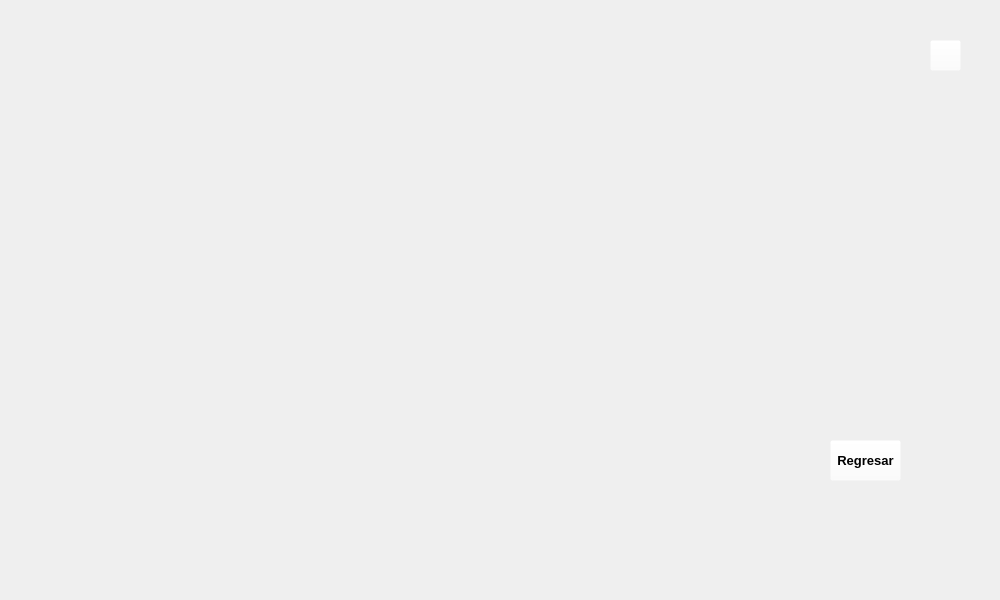
<?xml version="1.0" encoding="UTF-8"?>
<ui version="4.0">
 <class>Form</class>
 <widget class="QWidget" name="Form">
  <property name="geometry">
   <rect>
    <x>0</x>
    <y>0</y>
    <width>1000</width>
    <height>600</height>
   </rect>
  </property>
  <property name="windowTitle">
   <string>Form</string>
  </property>
  <widget class="QLabel" name="imgfondo">
   <property name="geometry">
    <rect>
     <x>0</x>
     <y>0</y>
     <width>1000</width>
     <height>600</height>
    </rect>
   </property>
   <property name="styleSheet">
    <string notr="true">border-image: url(:/img/imgfactura.png);</string>
   </property>
   <property name="text">
    <string/>
   </property>
  </widget>
  <widget class="QLabel" name="pelicula">
   <property name="geometry">
    <rect>
     <x>280</x>
     <y>190</y>
     <width>351</width>
     <height>31</height>
    </rect>
   </property>
   <property name="font">
    <font>
     <pointsize>12</pointsize>
    </font>
   </property>
   <property name="styleSheet">
    <string notr="true">background-color: rgb(255, 255, 255, 0);</string>
   </property>
   <property name="text">
    <string>&lt;html&gt;&lt;head/&gt;&lt;body&gt;&lt;p&gt;&lt;br/&gt;&lt;/p&gt;&lt;/body&gt;&lt;/html&gt;</string>
   </property>
  </widget>
  <widget class="QLabel" name="duracion">
   <property name="geometry">
    <rect>
     <x>280</x>
     <y>244</y>
     <width>351</width>
     <height>31</height>
    </rect>
   </property>
   <property name="font">
    <font>
     <pointsize>12</pointsize>
    </font>
   </property>
   <property name="styleSheet">
    <string notr="true">background-color: rgb(255, 255, 255, 0);
</string>
   </property>
   <property name="text">
    <string>&lt;html&gt;&lt;head/&gt;&lt;body&gt;&lt;p&gt;&lt;br/&gt;&lt;/p&gt;&lt;/body&gt;&lt;/html&gt;</string>
   </property>
  </widget>
  <widget class="QLabel" name="genero">
   <property name="geometry">
    <rect>
     <x>280</x>
     <y>298</y>
     <width>351</width>
     <height>31</height>
    </rect>
   </property>
   <property name="font">
    <font>
     <pointsize>12</pointsize>
    </font>
   </property>
   <property name="styleSheet">
    <string notr="true">background-color: rgb(255, 255, 255, 0);
border-bottom-color: rgb(0, 170, 255);</string>
   </property>
   <property name="text">
    <string>&lt;html&gt;&lt;head/&gt;&lt;body&gt;&lt;p&gt;&lt;br/&gt;&lt;/p&gt;&lt;/body&gt;&lt;/html&gt;</string>
   </property>
  </widget>
  <widget class="QLabel" name="horario">
   <property name="geometry">
    <rect>
     <x>280</x>
     <y>355</y>
     <width>351</width>
     <height>31</height>
    </rect>
   </property>
   <property name="font">
    <font>
     <pointsize>12</pointsize>
    </font>
   </property>
   <property name="styleSheet">
    <string notr="true">background-color: rgba(255, 255, 255, 0);</string>
   </property>
   <property name="text">
    <string>&lt;html&gt;&lt;head/&gt;&lt;body&gt;&lt;p&gt;&lt;br/&gt;&lt;/p&gt;&lt;/body&gt;&lt;/html&gt;</string>
   </property>
  </widget>
  <widget class="QLabel" name="idioma">
   <property name="geometry">
    <rect>
     <x>280</x>
     <y>410</y>
     <width>351</width>
     <height>31</height>
    </rect>
   </property>
   <property name="font">
    <font>
     <pointsize>12</pointsize>
    </font>
   </property>
   <property name="styleSheet">
    <string notr="true">background-color: rgb(255, 255, 255, 0);
border-color: rgb(0, 170, 255);</string>
   </property>
   <property name="text">
    <string>&lt;html&gt;&lt;head/&gt;&lt;body&gt;&lt;p&gt;&lt;br/&gt;&lt;/p&gt;&lt;/body&gt;&lt;/html&gt;</string>
   </property>
  </widget>
  <widget class="QLabel" name="sala">
   <property name="geometry">
    <rect>
     <x>770</x>
     <y>190</y>
     <width>161</width>
     <height>31</height>
    </rect>
   </property>
   <property name="font">
    <font>
     <pointsize>12</pointsize>
    </font>
   </property>
   <property name="styleSheet">
    <string notr="true">background-color: rgb(255, 255, 255, 0);</string>
   </property>
   <property name="text">
    <string>&lt;html&gt;&lt;head/&gt;&lt;body&gt;&lt;p&gt;&lt;br/&gt;&lt;/p&gt;&lt;/body&gt;&lt;/html&gt;</string>
   </property>
  </widget>
  <widget class="QPushButton" name="btn_regresar">
   <property name="geometry">
    <rect>
     <x>830</x>
     <y>440</y>
     <width>71</width>
     <height>41</height>
    </rect>
   </property>
   <property name="font">
    <font>
     <pointsize>10</pointsize>
     <weight>75</weight>
     <bold>true</bold>
    </font>
   </property>
   <property name="styleSheet">
    <string notr="true">background-color: rgb(255, 255, 255, 0);</string>
   </property>
   <property name="text">
    <string>Regresar</string>
   </property>
  </widget>
  <widget class="QLabel" name="message">
   <property name="geometry">
    <rect>
     <x>120</x>
     <y>540</y>
     <width>211</width>
     <height>31</height>
    </rect>
   </property>
   <property name="font">
    <font>
     <pointsize>12</pointsize>
    </font>
   </property>
   <property name="styleSheet">
    <string notr="true">background-color: rgb(255, 255, 255, 0);
color: rgba(255, 255, 255, 0);</string>
   </property>
   <property name="text">
    <string>message</string>
   </property>
  </widget>
  <widget class="QPushButton" name="btn_close">
   <property name="geometry">
    <rect>
     <x>930</x>
     <y>40</y>
     <width>31</width>
     <height>31</height>
    </rect>
   </property>
   <property name="styleSheet">
    <string notr="true">background-color: rgba(255, 255, 255, 0);</string>
   </property>
   <property name="text">
    <string/>
   </property>
  </widget>
  <widget class="QLabel" name="asiento">
   <property name="geometry">
    <rect>
     <x>770</x>
     <y>246</y>
     <width>161</width>
     <height>31</height>
    </rect>
   </property>
   <property name="font">
    <font>
     <pointsize>12</pointsize>
    </font>
   </property>
   <property name="styleSheet">
    <string notr="true">background-color: rgb(255, 255, 255, 0);</string>
   </property>
   <property name="text">
    <string>&lt;html&gt;&lt;head/&gt;&lt;body&gt;&lt;p&gt;&lt;br/&gt;&lt;/p&gt;&lt;/body&gt;&lt;/html&gt;</string>
   </property>
  </widget>
  <widget class="QLabel" name="id">
   <property name="geometry">
    <rect>
     <x>770</x>
     <y>300</y>
     <width>161</width>
     <height>31</height>
    </rect>
   </property>
   <property name="font">
    <font>
     <pointsize>12</pointsize>
    </font>
   </property>
   <property name="styleSheet">
    <string notr="true">background-color: rgb(255, 255, 255, 0);</string>
   </property>
   <property name="text">
    <string>&lt;html&gt;&lt;head/&gt;&lt;body&gt;&lt;p&gt;&lt;br/&gt;&lt;/p&gt;&lt;/body&gt;&lt;/html&gt;</string>
   </property>
  </widget>
 </widget>
 <resources>
  <include location="img_rc.qrc"/>
 </resources>
 <connections/>
</ui>
